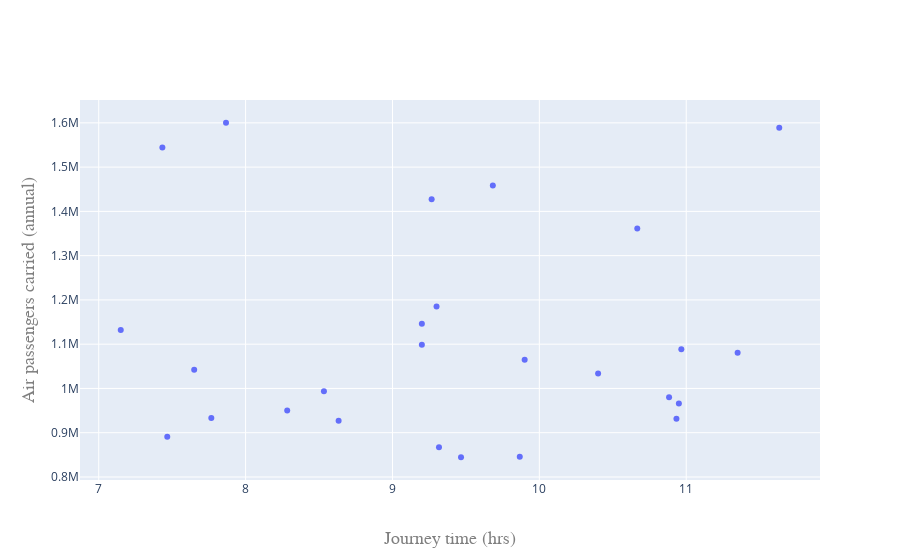

Notebook source saved alongside this figure:
### Code cell
fig = go.Figure()

fig.add_trace(go.Scatter(
    x=df["journey_time"],
    y=df["pas_crd"],
    hovertext=df['orig_city'] + "-" + df['dest_city'],
    hoverinfo="text",
    showlegend=False,
    mode="markers"
))

fig.update_layout(
    xaxis=go.layout.XAxis(
        title=go.layout.xaxis.Title(
            text="Journey time (hrs)",
            font=dict(
                family="Helvetica",
                size=18,
                color="#7f7f7f"
            )
        )
    ),
    yaxis=go.layout.YAxis(
        title=go.layout.yaxis.Title(
            text="Air passengers carried (annual)",
            font=dict(
                family="Helvetica",
                size=18,
                color="#7f7f7f"
            )
        )
    )
)

### Figure 1 — Plotly figure (JSON) as saved in the notebook; plotly's stock layout.template omitted (floating-point values rounded to 4 significant figures)
{"data": [{"hoverinfo": "text", "hovertext": ["Düsseldorf-Vienna", "Heraklion-Athens", "Berlin-Paris", "London-Dublin", "Barcelona-Brussels", "Frankfurt am Main-Barcelona", "Zurich-Amsterdam", "Munich-Amsterdam", "Madrid-Brussels", "Zurich-Berlin", "Zurich-Vienna", "Amsterdam-Copenhagen", "Manchester-Amsterdam", "Luleå-Stockholm", "Amsterdam-Dublin", "Rome-Paris", "Paris-Madrid", "Zurich-London", "Paris-Madrid", "Munich-London", "Amsterdam-Barcelona", "Lisbon-Madrid", "London-Barcelona", "Oslo-Copenhagen", "Palermo-Rome", "Stavanger-Oslo"], "mode": "markers", "showlegend": false, "type": "scatter", "x": [9.467, 9.867, 9.317, 7.467, 8.633, 10.93, 7.767, 8.283, 10.95, 10.88, 8.533, 10.4, 7.65, 9.9, 11.35, 10.97, 9.2, 7.15, 9.2, 9.3, 10.67, 9.267, 9.683, 7.433, 11.63, 7.867], "y": [844562, 845971, 866893, 891040, 927099, 931786, 933454, 950447, 965820, 979854, 993610, 1033488, 1042449, 1064559, 1080890, 1088464, 1098464, 1132137, 1146424, 1185007, 1361453, 1427452, 1458730, 1544456, 1589075, 1600223]}], "layout": {"xaxis": {"title": {"font": {"color": "#7f7f7f", "family": "Helvetica", "size": 18}, "text": "Journey time (hrs)"}}, "yaxis": {"title": {"font": {"color": "#7f7f7f", "family": "Helvetica", "size": 18}, "text": "Air passengers carried (annual)"}}}}
